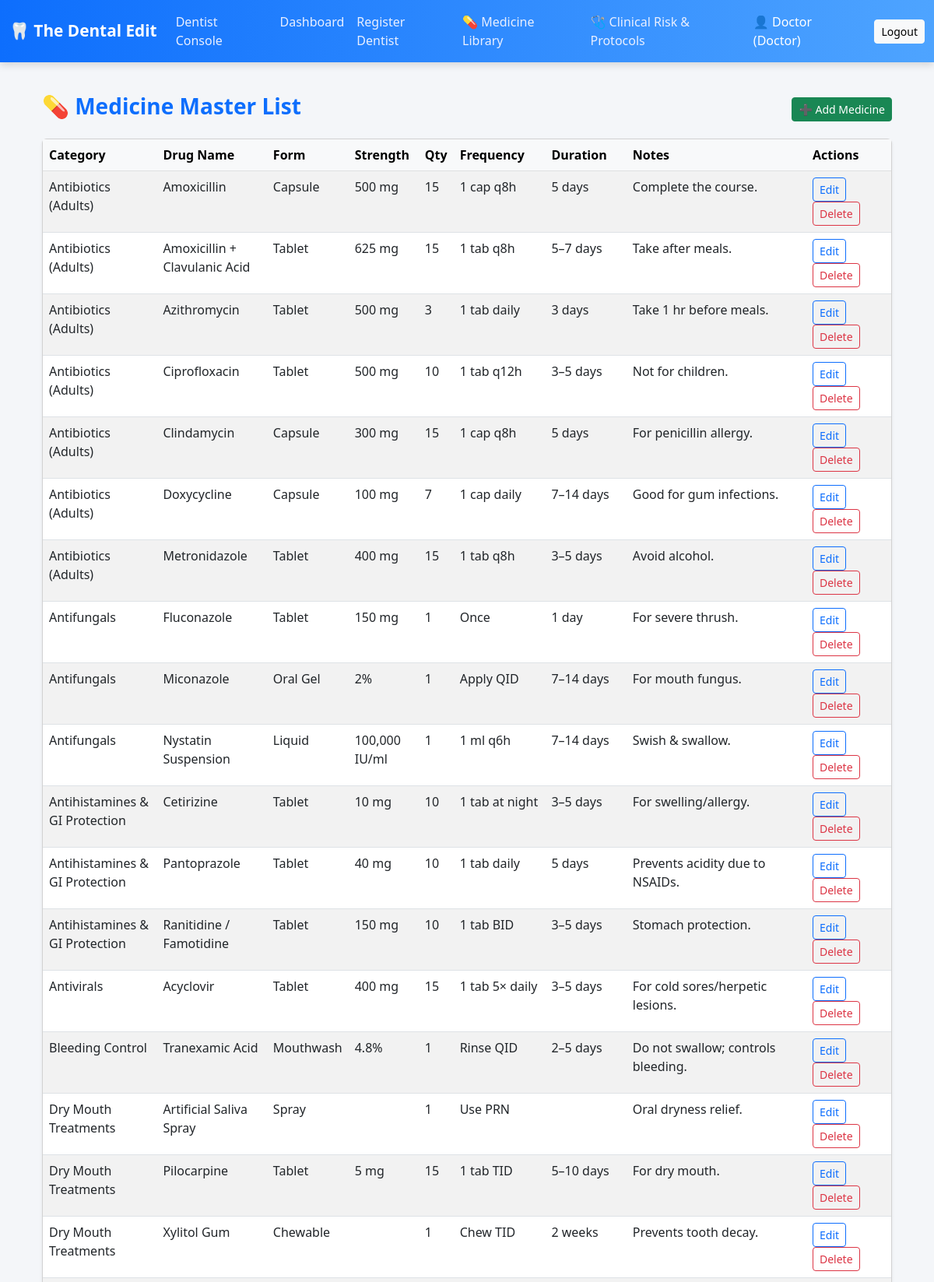
Screenshot of /medicine_master (signed in, upper part) with the database file from the repository.
### Dentaleditapp.py (models this page shows)
class MedicineMaster(db.Model):
    __tablename__ = "medicine_master"
    id = db.Column(db.Integer, primary_key=True)
    category = db.Column(db.String(120))
    drug_name = db.Column(db.String(120), nullable=False)
    dosage_form = db.Column(db.String(120))
    strength = db.Column(db.String(120))
    quantity = db.Column(db.String(50))
    frequency = db.Column(db.String(120))
    duration = db.Column(db.String(120))
    notes = db.Column(db.String(255))

### Dentaleditapp.py (the view, shortened to what this page needs)
@app.route("/medicine_master", methods=["GET", "POST"])
def medicine_master():
    if not require_role(["doctor", "assistant"]):
        return redirect(url_for("login"))
    medicines = MedicineMaster.query.order_by(
        MedicineMaster.category, MedicineMaster.drug_name
    ).all()
    return render_template("medicine_master.html", medicines=medicines)

### Dentaleditapp.py (called while the page is built)
def require_role(roles):
    return session.get("role") in roles

### templates/medicine_master.html (shortened to what this page needs)
{% extends "layout.html" %}
{% block content %}
<div class="container py-4">
  <div class="d-flex justify-content-between align-items-center mb-3">
    <h3 class="text-primary fw-bold">💊 Medicine Master List</h3>
    <button class="btn btn-success btn-sm" data-bs-toggle="modal" data-bs-target="#addMedicineModal">
      ➕ Add Medicine
    </button>
  </div>
  <div class="card shadow-sm">
    <div class="card-body p-0">
      <table class="table table-striped table-hover mb-0">
        <thead class="table-light">
          <tr>
            <th>Category</th>
            <th>Drug Name</th>
            <th>Form</th>
            <th>Strength</th>
            <th>Qty</th>
            <th>Frequency</th>
            <th>Duration</th>
            <th>Notes</th>
            <th style="width: 10%">Actions</th>
          </tr>
        </thead>
        <tbody>
          {% for m in medicines %}
          <tr>
            <td>{{ m.category }}</td>
            <td>{{ m.drug_name }}</td>
            <td>{{ m.dosage_form }}</td>
            <td>{{ m.strength }}</td>
            <td>{{ m.quantity }}</td>
            <td>{{ m.frequency }}</td>
            <td>{{ m.duration }}</td>
            <td>{{ m.notes }}</td>
            <td>
              <a href="{{ url_for('edit_medicine', med_id=m.id) }}" class="btn btn-sm btn-outline-primary">Edit</a>
              <a href="{{ url_for('delete_medicine', med_id=m.id) }}"
                 class="btn btn-sm btn-outline-danger"
                 onclick="return confirm('Delete this medicine?');">Delete</a>
            </td>
          </tr>
          {% else %}
          <tr>
            <td colspan="9" class="text-center py-3">No medicines added yet.</td>
          </tr>
          {% endfor %}
        </tbody>
      </table>
    </div>
  </div>
</div>
{% endblock %}

### templates/layout.html (style rules this page uses)
body { background: #f4f6f9; font-family: "Segoe UI", system-ui, -apple-system, "Helvetica Neue", Arial; }

### rows the page displays
MedicineMaster: category "Antibiotics (Adults)", drug_name "Amoxicillin", dosage_form "Capsule", strength "500 mg", quantity "15", frequency "1 cap q8h", duration "5 days", notes "Complete the course."
MedicineMaster: category "Antibiotics (Adults)", drug_name "Amoxicillin + Clavulanic Acid", dosage_form "Tablet", strength "625 mg", quantity "15", frequency "1 tab q8h", duration "5–7 days", notes "Take after meals."
MedicineMaster: category "Antibiotics (Adults)", drug_name "Azithromycin", dosage_form "Tablet", strength "500 mg", quantity "3", frequency "1 tab daily", duration "3 days", notes "Take 1 hr before meals."
MedicineMaster: category "Antibiotics (Adults)", drug_name "Ciprofloxacin", dosage_form "Tablet", strength "500 mg", quantity "10", frequency "1 tab q12h", duration "3–5 days", notes "Not for children."
MedicineMaster: category "Antibiotics (Adults)", drug_name "Clindamycin", dosage_form "Capsule", strength "300 mg", quantity "15", frequency "1 cap q8h", duration "5 days", notes "For penicillin allergy."
MedicineMaster: category "Antibiotics (Adults)", drug_name "Doxycycline", dosage_form "Capsule", strength "100 mg", quantity "7", frequency "1 cap daily", duration "7–14 days", notes "Good for gum infections."
MedicineMaster: category "Antibiotics (Adults)", drug_name "Metronidazole", dosage_form "Tablet", strength "400 mg", quantity "15", frequency "1 tab q8h", duration "3–5 days", notes "Avoid alcohol."
MedicineMaster: category "Antifungals", drug_name "Fluconazole", dosage_form "Tablet", strength "150 mg", quantity "1", frequency "Once", duration "1 day", notes "For severe thrush."
MedicineMaster: category "Antifungals", drug_name "Miconazole", dosage_form "Oral Gel", strength "2%", quantity "1", frequency "Apply QID", duration "7–14 days", notes "For mouth fungus."
MedicineMaster: category "Antifungals", drug_name "Nystatin Suspension", dosage_form "Liquid", strength "100,000 IU/ml", quantity "1", frequency "1 ml q6h", duration "7–14 days", notes "Swish & swallow."
MedicineMaster: category "Antihistamines & GI Protection", drug_name "Cetirizine", dosage_form "Tablet", strength "10 mg", quantity "10", frequency "1 tab at night", duration "3–5 days", notes "For swelling/allergy."
MedicineMaster: category "Antihistamines & GI Protection", drug_name "Pantoprazole", dosage_form "Tablet", strength "40 mg", quantity "10", frequency "1 tab daily", duration "5 days", notes "Prevents acidity due to NSAIDs."
MedicineMaster: category "Antihistamines & GI Protection", drug_name "Ranitidine / Famotidine", dosage_form "Tablet", strength "150 mg", quantity "10", frequency "1 tab BID", duration "3–5 days", notes "Stomach protection."
MedicineMaster: category "Antivirals", drug_name "Acyclovir", dosage_form "Tablet", strength "400 mg", quantity "15", frequency "1 tab 5× daily", duration "3–5 days", notes "For cold sores/herpetic lesions."
MedicineMaster: category "Bleeding Control", drug_name "Tranexamic Acid", dosage_form "Mouthwash", strength "4.8%", quantity "1", frequency "Rinse QID", duration "2–5 days", notes "Do not swallow; controls bleeding."
MedicineMaster: category "Dry Mouth Treatments", drug_name "Artificial Saliva Spray", dosage_form "Spray", quantity "1", frequency "Use PRN", notes "Oral dryness relief."
MedicineMaster: category "Dry Mouth Treatments", drug_name "Pilocarpine", dosage_form "Tablet", strength "5 mg", quantity "15", frequency "1 tab TID", duration "5–10 days", notes "For dry mouth."
MedicineMaster: category "Dry Mouth Treatments", drug_name "Xylitol Gum", dosage_form "Chewable", quantity "1", frequency "Chew TID", duration "2 weeks", notes "Prevents tooth decay."

### other values shown
{{ session['username'] | capitalize }} "Doctor"
{{ session['role'] | capitalize }} "Doctor"
